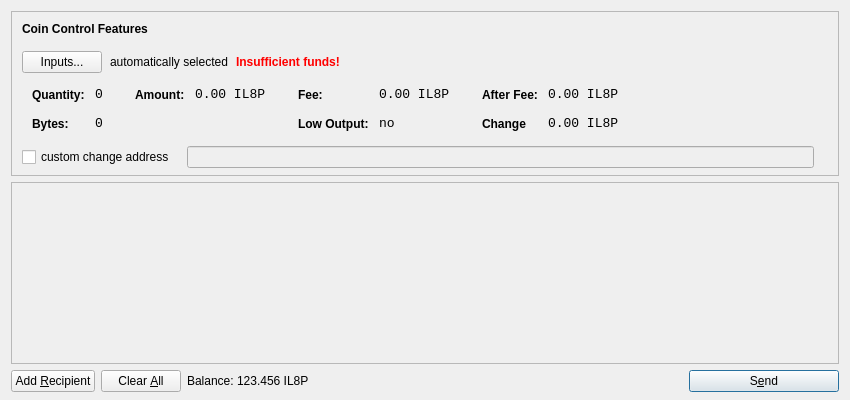
<?xml version="1.0" encoding="UTF-8"?>
<ui version="4.0">
 <class>SendCoinsDialog</class>
 <widget class="QDialog" name="SendCoinsDialog">
  <property name="geometry">
   <rect>
    <x>0</x>
    <y>0</y>
    <width>850</width>
    <height>400</height>
   </rect>
  </property>
  <property name="windowTitle">
   <string>Send Coins</string>
  </property>
  <layout class="QVBoxLayout" name="verticalLayout" stretch="0,1,0">
   <property name="bottomMargin">
    <number>8</number>
   </property>
   <item>
    <widget class="QFrame" name="frameCoinControl">
     <property name="sizePolicy">
      <sizepolicy hsizetype="Expanding" vsizetype="Expanding">
       <horstretch>0</horstretch>
       <verstretch>0</verstretch>
      </sizepolicy>
     </property>
     <property name="maximumSize">
      <size>
       <width>16777215</width>
       <height>16777215</height>
      </size>
     </property>
     <property name="frameShape">
      <enum>QFrame::StyledPanel</enum>
     </property>
     <property name="frameShadow">
      <enum>QFrame::Sunken</enum>
     </property>
     <layout class="QVBoxLayout" name="verticalLayoutCoinControl2">
      <property name="spacing">
       <number>-1</number>
      </property>
      <property name="leftMargin">
       <number>0</number>
      </property>
      <property name="topMargin">
       <number>0</number>
      </property>
      <property name="rightMargin">
       <number>0</number>
      </property>
      <property name="bottomMargin">
       <number>6</number>
      </property>
      <item>
       <layout class="QVBoxLayout" name="verticalLayoutCoinControl" stretch="0,0,0,0,1">
        <property name="spacing">
         <number>0</number>
        </property>
        <property name="leftMargin">
         <number>10</number>
        </property>
        <property name="topMargin">
         <number>10</number>
        </property>
        <item>
         <layout class="QHBoxLayout" name="horizontalLayoutCoinControl1">
          <property name="bottomMargin">
           <number>15</number>
          </property>
          <item>
           <widget class="QLabel" name="labelCoinControlFeatures">
            <property name="sizePolicy">
             <sizepolicy hsizetype="Preferred" vsizetype="Maximum">
              <horstretch>0</horstretch>
              <verstretch>0</verstretch>
             </sizepolicy>
            </property>
            <property name="font">
             <font>
              <weight>75</weight>
              <bold>true</bold>
             </font>
            </property>
            <property name="styleSheet">
             <string notr="true">font-weight:bold;</string>
            </property>
            <property name="text">
             <string>Coin Control Features</string>
            </property>
           </widget>
          </item>
         </layout>
        </item>
        <item>
         <layout class="QHBoxLayout" name="horizontalLayoutCoinControl2" stretch="0,0,0,0">
          <property name="spacing">
           <number>8</number>
          </property>
          <property name="bottomMargin">
           <number>10</number>
          </property>
          <item>
           <widget class="QPushButton" name="pushButtonCoinControl">
            <property name="styleSheet">
             <string notr="true"/>
            </property>
            <property name="text">
             <string>Inputs...</string>
            </property>
           </widget>
          </item>
          <item>
           <widget class="QLabel" name="labelCoinControlAutomaticallySelected">
            <property name="text">
             <string>automatically selected</string>
            </property>
            <property name="margin">
             <number>5</number>
            </property>
           </widget>
          </item>
          <item>
           <widget class="QLabel" name="labelCoinControlInsuffFunds">
            <property name="font">
             <font>
              <weight>75</weight>
              <bold>true</bold>
             </font>
            </property>
            <property name="styleSheet">
             <string notr="true">color:red;font-weight:bold;</string>
            </property>
            <property name="text">
             <string>Insufficient funds!</string>
            </property>
            <property name="margin">
             <number>5</number>
            </property>
           </widget>
          </item>
          <item>
           <spacer name="horizontalSpacerCoinControl">
            <property name="orientation">
             <enum>Qt::Horizontal</enum>
            </property>
            <property name="sizeHint" stdset="0">
             <size>
              <width>40</width>
              <height>1</height>
             </size>
            </property>
           </spacer>
          </item>
         </layout>
        </item>
        <item>
         <widget class="QWidget" name="widgetCoinControl" native="true">
          <property name="sizePolicy">
           <sizepolicy hsizetype="Preferred" vsizetype="Preferred">
            <horstretch>0</horstretch>
            <verstretch>0</verstretch>
           </sizepolicy>
          </property>
          <property name="minimumSize">
           <size>
            <width>0</width>
            <height>0</height>
           </size>
          </property>
          <property name="styleSheet">
           <string notr="true"/>
          </property>
          <layout class="QHBoxLayout" name="horizontalLayoutCoinControl5">
           <property name="margin">
            <number>0</number>
           </property>
           <item>
            <layout class="QHBoxLayout" name="horizontalLayoutCoinControl3" stretch="0,0,0,1">
             <property name="spacing">
              <number>20</number>
             </property>
             <property name="topMargin">
              <number>0</number>
             </property>
             <property name="bottomMargin">
              <number>10</number>
             </property>
             <item>
              <layout class="QFormLayout" name="formLayoutCoinControl1">
               <property name="horizontalSpacing">
                <number>10</number>
               </property>
               <property name="verticalSpacing">
                <number>14</number>
               </property>
               <property name="leftMargin">
                <number>10</number>
               </property>
               <property name="topMargin">
                <number>4</number>
               </property>
               <property name="rightMargin">
                <number>6</number>
               </property>
               <item row="0" column="0">
                <widget class="QLabel" name="labelCoinControlQuantityText">
                 <property name="styleSheet">
                  <string notr="true">font-weight:bold;</string>
                 </property>
                 <property name="text">
                  <string>Quantity:</string>
                 </property>
                 <property name="margin">
                  <number>0</number>
                 </property>
                </widget>
               </item>
               <item row="0" column="1">
                <widget class="QLabel" name="labelCoinControlQuantity">
                 <property name="font">
                  <font>
                   <family>Monospace</family>
                   <pointsize>10</pointsize>
                  </font>
                 </property>
                 <property name="cursor">
                  <cursorShape>IBeamCursor</cursorShape>
                 </property>
                 <property name="contextMenuPolicy">
                  <enum>Qt::ActionsContextMenu</enum>
                 </property>
                 <property name="text">
                  <string>0</string>
                 </property>
                 <property name="margin">
                  <number>0</number>
                 </property>
                 <property name="textInteractionFlags">
                  <set>Qt::LinksAccessibleByMouse|Qt::TextSelectableByKeyboard|Qt::TextSelectableByMouse</set>
                 </property>
                </widget>
               </item>
               <item row="1" column="0">
                <widget class="QLabel" name="labelCoinControlBytesText">
                 <property name="styleSheet">
                  <string notr="true">font-weight:bold;</string>
                 </property>
                 <property name="text">
                  <string>Bytes:</string>
                 </property>
                </widget>
               </item>
               <item row="1" column="1">
                <widget class="QLabel" name="labelCoinControlBytes">
                 <property name="font">
                  <font>
                   <family>Monospace</family>
                   <pointsize>10</pointsize>
                  </font>
                 </property>
                 <property name="cursor">
                  <cursorShape>IBeamCursor</cursorShape>
                 </property>
                 <property name="contextMenuPolicy">
                  <enum>Qt::ActionsContextMenu</enum>
                 </property>
                 <property name="text">
                  <string>0</string>
                 </property>
                 <property name="textInteractionFlags">
                  <set>Qt::LinksAccessibleByMouse|Qt::TextSelectableByKeyboard|Qt::TextSelectableByMouse</set>
                 </property>
                </widget>
               </item>
              </layout>
             </item>
             <item>
              <layout class="QFormLayout" name="formLayoutCoinControl2">
               <property name="horizontalSpacing">
                <number>10</number>
               </property>
               <property name="verticalSpacing">
                <number>14</number>
               </property>
               <property name="leftMargin">
                <number>6</number>
               </property>
               <property name="topMargin">
                <number>4</number>
               </property>
               <property name="rightMargin">
                <number>6</number>
               </property>
               <item row="0" column="0">
                <widget class="QLabel" name="labelCoinControlAmountText">
                 <property name="styleSheet">
                  <string notr="true">font-weight:bold;</string>
                 </property>
                 <property name="text">
                  <string>Amount:</string>
                 </property>
                 <property name="margin">
                  <number>0</number>
                 </property>
                </widget>
               </item>
               <item row="0" column="1">
                <widget class="QLabel" name="labelCoinControlAmount">
                 <property name="font">
                  <font>
                   <family>Monospace</family>
                   <pointsize>10</pointsize>
                  </font>
                 </property>
                 <property name="cursor">
                  <cursorShape>IBeamCursor</cursorShape>
                 </property>
                 <property name="contextMenuPolicy">
                  <enum>Qt::ActionsContextMenu</enum>
                 </property>
                 <property name="text">
                  <string notr="true">0.00 IL8P</string>
                 </property>
                 <property name="textInteractionFlags">
                  <set>Qt::LinksAccessibleByMouse|Qt::TextSelectableByKeyboard|Qt::TextSelectableByMouse</set>
                 </property>
                </widget>
               </item>
              </layout>
             </item>
             <item>
              <layout class="QFormLayout" name="formLayoutCoinControl3">
               <property name="horizontalSpacing">
                <number>10</number>
               </property>
               <property name="verticalSpacing">
                <number>14</number>
               </property>
               <property name="leftMargin">
                <number>6</number>
               </property>
               <property name="topMargin">
                <number>4</number>
               </property>
               <property name="rightMargin">
                <number>6</number>
               </property>
               <item row="0" column="0">
                <widget class="QLabel" name="labelCoinControlFeeText">
                 <property name="styleSheet">
                  <string notr="true">font-weight:bold;</string>
                 </property>
                 <property name="text">
                  <string>Fee:</string>
                 </property>
                 <property name="margin">
                  <number>0</number>
                 </property>
                </widget>
               </item>
               <item row="0" column="1">
                <widget class="QLabel" name="labelCoinControlFee">
                 <property name="font">
                  <font>
                   <family>Monospace</family>
                   <pointsize>10</pointsize>
                  </font>
                 </property>
                 <property name="cursor">
                  <cursorShape>IBeamCursor</cursorShape>
                 </property>
                 <property name="contextMenuPolicy">
                  <enum>Qt::ActionsContextMenu</enum>
                 </property>
                 <property name="text">
                  <string notr="true">0.00 IL8P</string>
                 </property>
                 <property name="textInteractionFlags">
                  <set>Qt::LinksAccessibleByMouse|Qt::TextSelectableByKeyboard|Qt::TextSelectableByMouse</set>
                 </property>
                </widget>
               </item>
               <item row="1" column="0">
                <widget class="QLabel" name="labelCoinControlLowOutputText">
                 <property name="styleSheet">
                  <string notr="true">font-weight:bold;</string>
                 </property>
                 <property name="text">
                  <string>Low Output:</string>
                 </property>
                </widget>
               </item>
               <item row="1" column="1">
                <widget class="QLabel" name="labelCoinControlLowOutput">
                 <property name="font">
                  <font>
                   <family>Monospace</family>
                   <pointsize>10</pointsize>
                  </font>
                 </property>
                 <property name="cursor">
                  <cursorShape>IBeamCursor</cursorShape>
                 </property>
                 <property name="contextMenuPolicy">
                  <enum>Qt::ActionsContextMenu</enum>
                 </property>
                 <property name="text">
                  <string>no</string>
                 </property>
                 <property name="textInteractionFlags">
                  <set>Qt::LinksAccessibleByMouse|Qt::TextSelectableByKeyboard|Qt::TextSelectableByMouse</set>
                 </property>
                </widget>
               </item>
              </layout>
             </item>
             <item>
              <layout class="QFormLayout" name="formLayoutCoinControl4">
               <property name="horizontalSpacing">
                <number>10</number>
               </property>
               <property name="verticalSpacing">
                <number>14</number>
               </property>
               <property name="leftMargin">
                <number>6</number>
               </property>
               <property name="topMargin">
                <number>4</number>
               </property>
               <property name="rightMargin">
                <number>6</number>
               </property>
               <item row="0" column="0">
                <widget class="QLabel" name="labelCoinControlAfterFeeText">
                 <property name="styleSheet">
                  <string notr="true">font-weight:bold;</string>
                 </property>
                 <property name="text">
                  <string>After Fee:</string>
                 </property>
                 <property name="margin">
                  <number>0</number>
                 </property>
                </widget>
               </item>
               <item row="0" column="1">
                <widget class="QLabel" name="labelCoinControlAfterFee">
                 <property name="font">
                  <font>
                   <family>Monospace</family>
                   <pointsize>10</pointsize>
                  </font>
                 </property>
                 <property name="cursor">
                  <cursorShape>IBeamCursor</cursorShape>
                 </property>
                 <property name="contextMenuPolicy">
                  <enum>Qt::ActionsContextMenu</enum>
                 </property>
                 <property name="text">
                  <string notr="true">0.00 IL8P</string>
                 </property>
                 <property name="textInteractionFlags">
                  <set>Qt::LinksAccessibleByMouse|Qt::TextSelectableByKeyboard|Qt::TextSelectableByMouse</set>
                 </property>
                </widget>
               </item>
               <item row="1" column="0">
                <widget class="QLabel" name="labelCoinControlChangeText">
                 <property name="styleSheet">
                  <string notr="true">font-weight:bold;</string>
                 </property>
                 <property name="text">
                  <string>Change</string>
                 </property>
                </widget>
               </item>
               <item row="1" column="1">
                <widget class="QLabel" name="labelCoinControlChange">
                 <property name="font">
                  <font>
                   <family>Monospace</family>
                   <pointsize>10</pointsize>
                  </font>
                 </property>
                 <property name="cursor">
                  <cursorShape>IBeamCursor</cursorShape>
                 </property>
                 <property name="contextMenuPolicy">
                  <enum>Qt::ActionsContextMenu</enum>
                 </property>
                 <property name="text">
                  <string notr="true">0.00 IL8P</string>
                 </property>
                 <property name="textInteractionFlags">
                  <set>Qt::LinksAccessibleByMouse|Qt::TextSelectableByKeyboard|Qt::TextSelectableByMouse</set>
                 </property>
                </widget>
               </item>
              </layout>
             </item>
            </layout>
           </item>
          </layout>
         </widget>
        </item>
        <item>
         <layout class="QHBoxLayout" name="horizontalLayoutCoinControl4" stretch="0,0,0">
          <property name="spacing">
           <number>12</number>
          </property>
          <property name="sizeConstraint">
           <enum>QLayout::SetDefaultConstraint</enum>
          </property>
          <property name="topMargin">
           <number>5</number>
          </property>
          <property name="rightMargin">
           <number>5</number>
          </property>
          <item>
           <widget class="QCheckBox" name="checkBoxCoinControlChange">
            <property name="text">
             <string>custom change address</string>
            </property>
           </widget>
          </item>
          <item>
           <widget class="QLineEdit" name="lineEditCoinControlChange">
            <property name="enabled">
             <bool>false</bool>
            </property>
            <property name="sizePolicy">
             <sizepolicy hsizetype="Expanding" vsizetype="Fixed">
              <horstretch>0</horstretch>
              <verstretch>0</verstretch>
             </sizepolicy>
            </property>
           </widget>
          </item>
          <item>
           <widget class="QLabel" name="labelCoinControlChangeLabel">
            <property name="sizePolicy">
             <sizepolicy hsizetype="Preferred" vsizetype="Expanding">
              <horstretch>0</horstretch>
              <verstretch>0</verstretch>
             </sizepolicy>
            </property>
            <property name="minimumSize">
             <size>
              <width>0</width>
              <height>0</height>
             </size>
            </property>
            <property name="text">
             <string/>
            </property>
            <property name="margin">
             <number>3</number>
            </property>
           </widget>
          </item>
         </layout>
        </item>
        <item>
         <spacer name="verticalSpacerCoinControl">
          <property name="orientation">
           <enum>Qt::Vertical</enum>
          </property>
          <property name="sizeHint" stdset="0">
           <size>
            <width>800</width>
            <height>1</height>
           </size>
          </property>
         </spacer>
        </item>
       </layout>
      </item>
     </layout>
    </widget>
   </item>
   <item>
    <widget class="QScrollArea" name="scrollArea">
     <property name="widgetResizable">
      <bool>true</bool>
     </property>
     <widget class="QWidget" name="scrollAreaWidgetContents">
      <property name="geometry">
       <rect>
        <x>0</x>
        <y>0</y>
        <width>830</width>
        <height>165</height>
       </rect>
      </property>
      <layout class="QVBoxLayout" name="verticalLayout_2">
       <property name="margin">
        <number>0</number>
       </property>
       <item>
        <layout class="QVBoxLayout" name="entries">
         <property name="spacing">
          <number>6</number>
         </property>
        </layout>
       </item>
       <item>
        <spacer name="verticalSpacer">
         <property name="orientation">
          <enum>Qt::Vertical</enum>
         </property>
         <property name="sizeHint" stdset="0">
          <size>
           <width>20</width>
           <height>40</height>
          </size>
         </property>
        </spacer>
       </item>
      </layout>
     </widget>
    </widget>
   </item>
   <item>
    <layout class="QHBoxLayout" name="horizontalLayout">
     <item>
      <widget class="QPushButton" name="addButton">
       <property name="toolTip">
        <string>Send to multiple recipients at once</string>
       </property>
       <property name="text">
        <string>Add &amp;Recipient</string>
       </property>
       <property name="autoDefault">
        <bool>false</bool>
       </property>
      </widget>
     </item>
     <item>
      <widget class="QPushButton" name="clearButton">
       <property name="sizePolicy">
        <sizepolicy hsizetype="Minimum" vsizetype="Fixed">
         <horstretch>0</horstretch>
         <verstretch>0</verstretch>
        </sizepolicy>
       </property>
       <property name="toolTip">
        <string>Remove all transaction fields</string>
       </property>
       <property name="text">
        <string>Clear &amp;All</string>
       </property>
       <property name="autoRepeatDelay">
        <number>300</number>
       </property>
       <property name="autoDefault">
        <bool>false</bool>
       </property>
      </widget>
     </item>
     <item>
      <layout class="QHBoxLayout" name="horizontalLayout_2">
       <property name="spacing">
        <number>3</number>
       </property>
       <item>
        <widget class="QLabel" name="label">
         <property name="sizePolicy">
          <sizepolicy hsizetype="Preferred" vsizetype="Fixed">
           <horstretch>0</horstretch>
           <verstretch>0</verstretch>
          </sizepolicy>
         </property>
         <property name="text">
          <string>Balance:</string>
         </property>
        </widget>
       </item>
       <item>
        <widget class="QLabel" name="labelBalance">
         <property name="sizePolicy">
          <sizepolicy hsizetype="Preferred" vsizetype="Fixed">
           <horstretch>0</horstretch>
           <verstretch>0</verstretch>
          </sizepolicy>
         </property>
         <property name="cursor">
          <cursorShape>IBeamCursor</cursorShape>
         </property>
         <property name="text">
          <string notr="true">123.456 IL8P</string>
         </property>
         <property name="textInteractionFlags">
          <set>Qt::LinksAccessibleByMouse|Qt::TextSelectableByKeyboard|Qt::TextSelectableByMouse</set>
         </property>
        </widget>
       </item>
      </layout>
     </item>
     <item>
      <spacer name="horizontalSpacer">
       <property name="orientation">
        <enum>Qt::Horizontal</enum>
       </property>
       <property name="sizeHint" stdset="0">
        <size>
         <width>40</width>
         <height>20</height>
        </size>
       </property>
      </spacer>
     </item>
     <item>
      <widget class="QPushButton" name="sendButton">
       <property name="minimumSize">
        <size>
         <width>150</width>
         <height>0</height>
        </size>
       </property>
       <property name="toolTip">
        <string>Confirm the send action</string>
       </property>
       <property name="text">
        <string>S&amp;end</string>
       </property>
       <property name="icon">
        <iconset resource="../bitcoin.qrc">
         <normaloff>:/icons/send</normaloff>:/icons/send</iconset>
       </property>
       <property name="default">
        <bool>true</bool>
       </property>
      </widget>
     </item>
    </layout>
   </item>
  </layout>
 </widget>
 <resources>
  <include location="../bitcoin.qrc"/>
 </resources>
 <connections/>
</ui>
